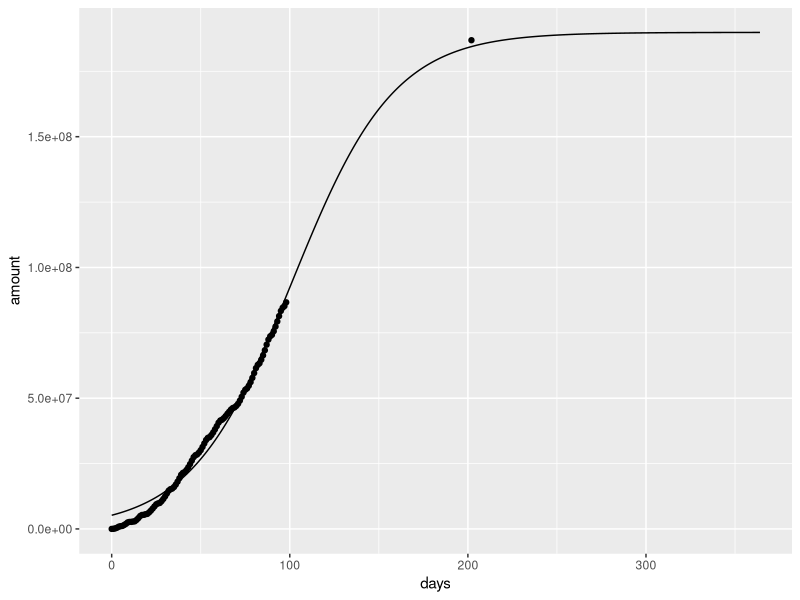
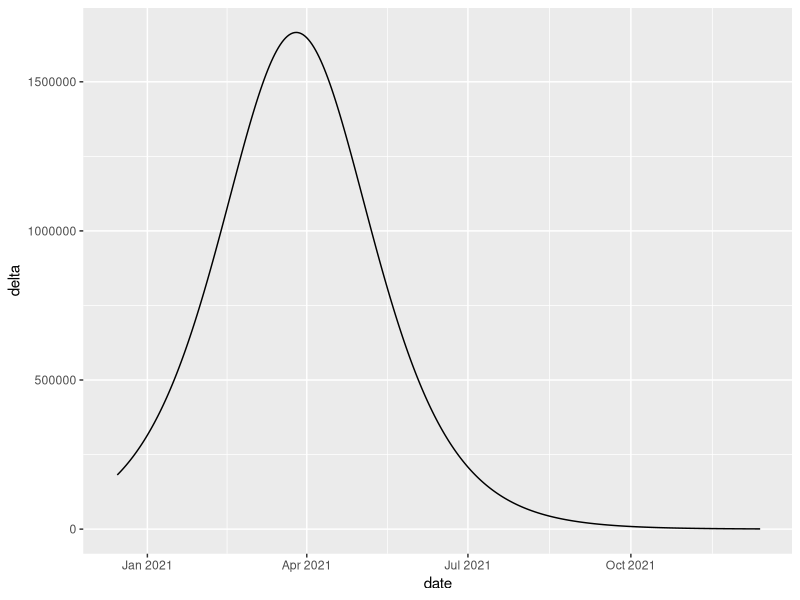

The R source for these figures, in order:
library(ggplot2)
library(gtools)
setwd("~/github_repositories/vaccine-tracker")

df = read.csv(file="data-2021-03-27.csv", skip=2, header=T)
df = df[df$Date.Type == "Admin", ]
df = df[df$Program == "US", ]

# cumulative first doses
df = df[,c("Date", "People.Receiving.1.or.More.Doses.Cumulative")]
colnames(df)[1] <- "date"
colnames(df)[2] <- "amount"

df$date <- as.Date(df$date, format="%Y-%m-%d")
df$amount <- as.numeric(df$amount)
df = df[!is.na(df$date), ]
df = df[!is.na(df$amount), ]

df = df[order(df$date),]
start.date = df[1,1]
df$days = as.numeric(difftime(df$date, start.date, units="days"))

population.over.18 = 267000000
df$percent = df$amount/population.over.18

n = dim(df)[1]
df = df[1:(n-5), ]

july.4 = 202
year.1 = 364

milestone.1.date = july.4
proportion.adults = 0.7
df[nrow(df) + 1,] = c(NA, population.over.18 * proportion.adults, milestone.1.date, 1*proportion.adults)
df$date[nrow(df)] = start.date + milestone.1.date;

milestone.2.date = year.1
proportion.adults = 0.9
# df[nrow(df) + 1,] = c(NA, population.over.18 * proportion.adults, milestone.2.date, 1*proportion.adults)
# df$date[nrow(df)] = start.date + milestone.2.date;

fit <- nls(percent ~ SSlogis(days, phi1, phi2, phi3), data=df)

fit.df <- data.frame(days=seq(0,milestone.2.date))
fit.df$date <- start.date + fit.df$days
fit.df$percent <- predict(fit, new=fit.df)
fit.df$amount <- fit.df$percent * population.over.18
fit.df$delta <- fit.df$amount
fit.df$delta[1] <- NA
for (i in 2:nrow(fit.df)) {
  fit.df$delta[i] <- fit.df$amount[i] - fit.df$amount[i - 1]
}

ggplot(df, aes(x=days, y=amount)) +
  geom_point() +
  geom_line(data=fit.df) +
  xlim(0, milestone.2.date)

ggplot(fit.df, aes(x=date, y=delta)) + geom_line()

peak.day = coef(fit)[2]
peak.date = start.date + peak.day
# fit.df$percent[peak.day]
peak.first.doses = fit.df$delta[peak.day]
